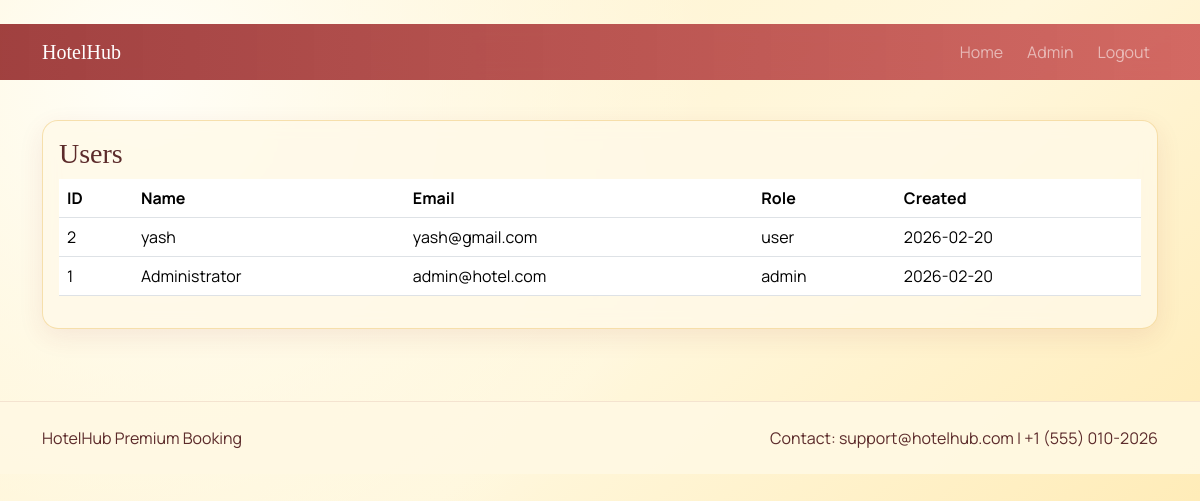
Page /admin/users (signed in) on the committed database.
### models.py (models this page shows, shortened)
class User(UserMixin, db.Model):
    __tablename__ = 'users'
    id = db.Column(db.Integer, primary_key=True)
    name = db.Column(db.String(120), nullable=False)
    email = db.Column(db.String(120), unique=True, nullable=False)
    password_hash = db.Column(db.String(255), nullable=False)
    role = db.Column(db.String(20), default='user', nullable=False)
    phone = db.Column(db.String(30), default='')
    created_at = db.Column(db.DateTime, default=datetime.utcnow)
    bookings = db.relationship('Booking', backref='user', lazy=True, cascade='all, delete-orphan')

### routes.py (the view)
    @app.route('/admin/users')
    @login_required
    @admin_required
    def admin_users():
        users = User.query.order_by(User.created_at.desc()).all()
        return render_template('admin_users.html', users=users)

### app.py (called while the page is built)
def create_app():
    app = Flask(__name__)
    app.config['SECRET_KEY'] = 'change-this-in-production'
    app.config['SQLALCHEMY_DATABASE_URI'] = 'sqlite:///database.db'
    app.config['SQLALCHEMY_TRACK_MODIFICATIONS'] = False
    app.config['UPLOAD_FOLDER'] = 'static/images/hotels'
    app.config['MAX_CONTENT_LENGTH'] = 5 * 1024 * 1024
    db.init_app(app)
    login_manager = LoginManager()
    login_manager.login_view = 'login'
    login_manager.init_app(app)
    @login_manager.user_loader
    def load_user(user_id):
        return User.query.get(int(user_id))
    init_routes(app)
    with app.app_context():
        db.create_all()
        User.bootstrap_admin()
    return app

### routes.py (called while the page is built)
def admin_required(func):
    @wraps(func)
    def wrapper(*args, **kwargs):
        if not current_user.is_authenticated or current_user.role != 'admin':
            flash('Admin access required.', 'danger')
            return redirect(url_for('index'))
        return func(*args, **kwargs)
    return wrapper

### templates/admin_users.html (shortened to what this page needs)
﻿{% extends 'base.html' %}
{% block content %}
<div class="container py-4">
    <div class="glass-card p-3">
        <h3 class="brand-font">Users</h3>
        <div class="table-responsive">
            <table class="table align-middle">
                <thead><tr><th>ID</th><th>Name</th><th>Email</th><th>Role</th><th>Created</th></tr></thead>
                <tbody>
                    {% for user in users %}
                    <tr>
                        <td>{{ user.id }}</td>
                        <td>{{ user.name }}</td>
                        <td>{{ user.email }}</td>
                        <td>{{ user.role }}</td>
                        <td>{{ user.created_at.strftime('%Y-%m-%d') }}</td>
                    </tr>
                    {% endfor %}
                </tbody>
            </table>
        </div>
    </div>
</div>
{% endblock %}

### static/css/style.css (style rules this page uses)
:root { --bg-one: #fff7dc; --bg-two: #ffe7a8; --bg-three: #fff2cc; --ink: #5c2b2b; --accent: #c94a4a; --accent-two: #e6b64a; }
* { box-sizing: border-box; }
body { font-family: 'Manrope', sans-serif; color: var(--ink); min-height: 100vh; background: radial-gradient(circle at 12% 10%, #fffef7 0%, rgba(255, 254, 247, 0) 45%), linear-gradient(140deg, var(--bg-three) 0%, var(--bg-one) 48%, var(--bg-two) 100%); }
.brand-font { font-family: 'Playfair Display', serif; }
.glass-card { border: 1px solid rgba(230, 182, 74, .38); background: rgba(255, 249, 232, .78); border-radius: 16px; box-shadow: 0 8px 26px rgba(150, 44, 44, .09); backdrop-filter: blur(8px); }

### rows in the picture
User: id "2", name "yash", email "yash@gmail.com", role "user", created_at "2026-02-20"
User: id "1", name "Administrator", email "admin@hotel.com", role "admin", created_at "2026-02-20"
